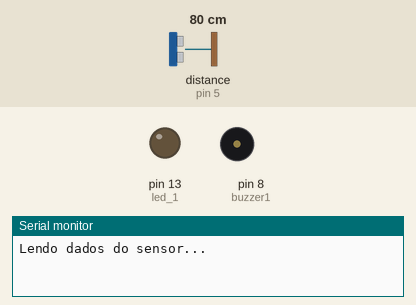
This sketch was run on a simulated Arduino Uno, built with avr-gcc and run on an emulated ATmega328P. On the bench: output pins drawn as LEDs (lit = HIGH), buzzer (waves = sounding), the last lines printed to the serial monitor. The inputs (shaded band) are chosen by the test bench; at power-on: distance to the obstacle (sensor on pin 5) 80 cm. The echo pulse lasts 58.3 µs per cm.

Above: at 1.2 s.
1.3 s: distance to the obstacle (sensor on pin 5) set to 23 cm
2.8 s: distance to the obstacle (sensor on pin 5) set to 19 cm
At 3.2 s:
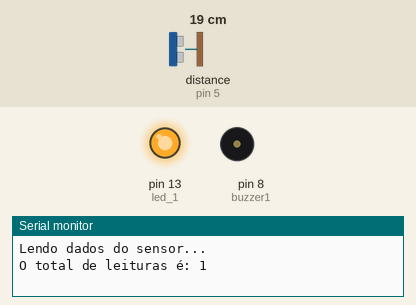
Timing chart, 0 to 5.8 s (numbered marks = the images above; inputs shaded):
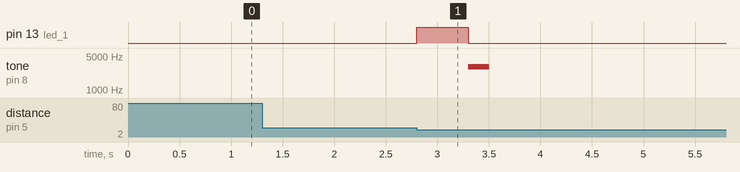

The sketch:

SensorDelay.ino
```cpp
#include <Ultrasonic.h>

#define pino_trigger 4
#define pino_echo 5

Ultrasonic ultrasonic(pino_trigger, pino_echo);
const byte led_1 = 13;
unsigned long cont = 0;
unsigned long aux = 0;
int buzzer1 = 8;
int pessoas = 0;
long t1 = 0, t2 = 0;
boolean detecPessoa = false;
boolean musicPlayed = false;

void setup() {
  Serial.begin(9600);
  Serial.println("Lendo dados do sensor...");
  pinMode(led_1, OUTPUT);
  pinMode(buzzer1, OUTPUT);
  digitalWrite(led_1, LOW);
  aux = millis();
}

void loop() {
  long microsec = ultrasonic.timing();
  cont = millis();

  float distanciaCm = (microsec * 0.0343 / 2);

  if (distanciaCm > 0 && distanciaCm <= 20 && !detecPessoa) {
    pessoas++;
    detecPessoa = true;
    if (cont >= 0) {
      Serial.print("O total de leituras é: ");
      Serial.println(pessoas);
      pisca(led_1);
      buzzer(buzzer1);
    } else if (cont >= 1000) {
      cont = cont - aux;
    }
  } else if (distanciaCm >= 21) {
    detecPessoa = false;
  }

  if (pessoas == 10 && !musicPlayed || pessoas == 50 && !musicPlayed) {
    Serial.print("Parabens por ser a pessoa numero: ");
    Serial.println(pessoas);
    playHalloweenMelody();
    musicPlayed = true;
  }
}

void buzzer(byte buzzer) {
  tone(buzzer1, 3000);
  delay(200);
  noTone(buzzer1);
}

void pisca(byte led) {
  digitalWrite(led_1, HIGH);
  delay(500);
  digitalWrite(led_1, LOW);
}

void playHalloweenMelody() {
  int melody[] = {
    3000, 2766, 2616, 2766, 3000,
    3000, 2766, 2616, 2766, 3000,
    2616, 2469, 2616,
    2766, 3000, 2616,
    2766, 3000, 2766,
    3000
  };

  int noteDurations[] = {
    8, 8, 8, 8, 8,
    8, 8, 8, 8, 8,
    16, 16, 16,
    8, 8, 8,
    8, 8, 8,
    4
  };

  for (int thisNote = 0; thisNote < sizeof(melody) / sizeof(melody[0]); thisNote++) {
    int noteDuration = 1000 / noteDurations[thisNote];
    tone(buzzer1, melody[thisNote], noteDuration);
    delay(noteDuration * 1.3);
    noTone(buzzer1);
  }
}
```

Measured:
- the behaviour switches between 21 and 20 cm on distance to the obstacle (sensor on pin 5) (found by bisection; images 0 and 1)
- after the input at 1.3 s, every drawn part: stays the same
- after the input at 2.8 s, pin 13 (led_1): LOW → HIGH at once, → LOW 0.50 s later; tone on pin 8 (buzzer1): silent → 3000 Hz after 0.50 s, → silent 0.20 s later
